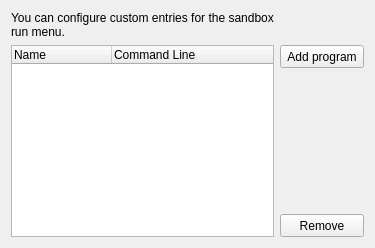
           <widget class="QWidget" name="tab_5">
            <attribute name="title">
             <string>Run Menu</string>
            </attribute>
            <layout class="QGridLayout" name="gridLayout_33">
             <item row="0" column="0">
              <widget class="QLabel" name="label_8">
               <property name="text">
                <string>You can configure custom entries for the sandbox run menu.</string>
               </property>
               <property name="wordWrap">
                <bool>true</bool>
               </property>
              </widget>
             </item>
             <item row="3" column="1">
              <spacer name="verticalSpacer_15">
               <property name="orientation">
                <enum>Qt::Vertical</enum>
               </property>
               <property name="sizeHint" stdset="0">
                <size>
                 <width>20</width>
                 <height>40</height>
                </size>
               </property>
              </spacer>
             </item>
             <item row="1" column="0" rowspan="4">
              <widget class="QTreeWidget" name="treeRun">
               <column>
                <property name="text">
                 <string>Name</string>
                </property>
               </column>
               <column>
                <property name="text">
                 <string>Command Line</string>
                </property>
               </column>
              </widget>
             </item>
             <item row="1" column="1">
              <widget class="QToolButton" name="btnAddCmd">
               <property name="sizePolicy">
                <sizepolicy hsizetype="Preferred" vsizetype="Fixed">
                 <horstretch>0</horstretch>
                 <verstretch>0</verstretch>
                </sizepolicy>
               </property>
               <property name="minimumSize">
                <size>
                 <width>0</width>
                 <height>23</height>
                </size>
               </property>
               <property name="text">
                <string>Add program</string>
               </property>
              </widget>
             </item>
             <item row="4" column="1">
              <widget class="QToolButton" name="btnDelCmd">
               <property name="sizePolicy">
                <sizepolicy hsizetype="Preferred" vsizetype="Fixed">
                 <horstretch>0</horstretch>
                 <verstretch>0</verstretch>
                </sizepolicy>
               </property>
               <property name="minimumSize">
                <size>
                 <width>0</width>
                 <height>23</height>
                </size>
               </property>
               <property name="text">
                <string>Remove</string>
               </property>
              </widget>
             </item>
            </layout>
           </widget>
